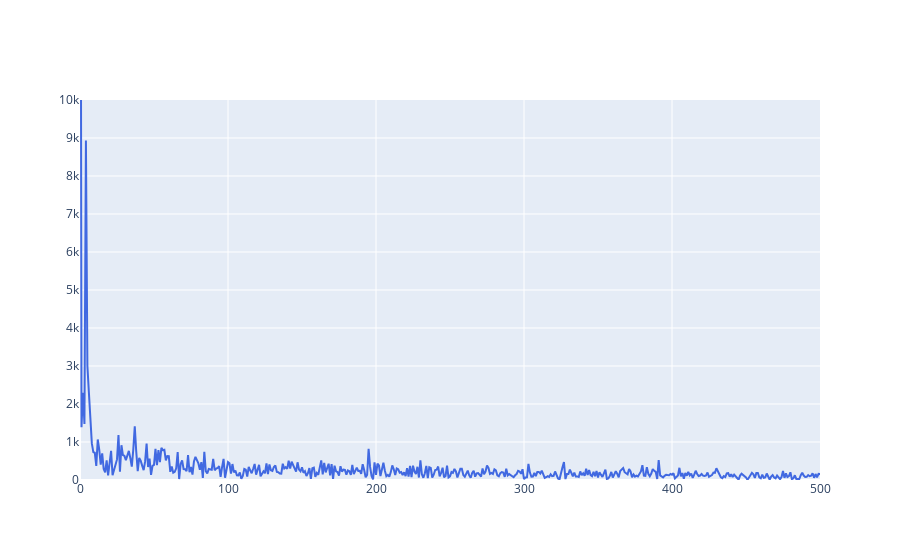

The code cell stored with this chart in its notebook:
### Markdown cell above
Se observa en terminos cualitativos cierta periodicidad de los datos al rededor de un año

### Code cell
from scipy import fft
freqs = np.abs(fft.fft(train['y']))
fig = go.Figure(go.Scatter(y=freqs, line=dict(color='royalblue')))
fig.update_layout(yaxis_range=[0,10000], xaxis_range=[0,500])

fig

### Figure 1 — Plotly figure (JSON) as saved in the notebook; plotly's stock layout.template omitted (floating-point values rounded to 4 significant figures; data arrays with more than 128 entries replaced by an {"elided": "..."} marker saying what was removed)
{"data": [{"line": {"color": "royalblue"}, "type": "scatter", "y": {"elided": "1369 float values"}}], "layout": {"xaxis": {"range": [0, 500]}, "yaxis": {"range": [0, 10000]}}}
